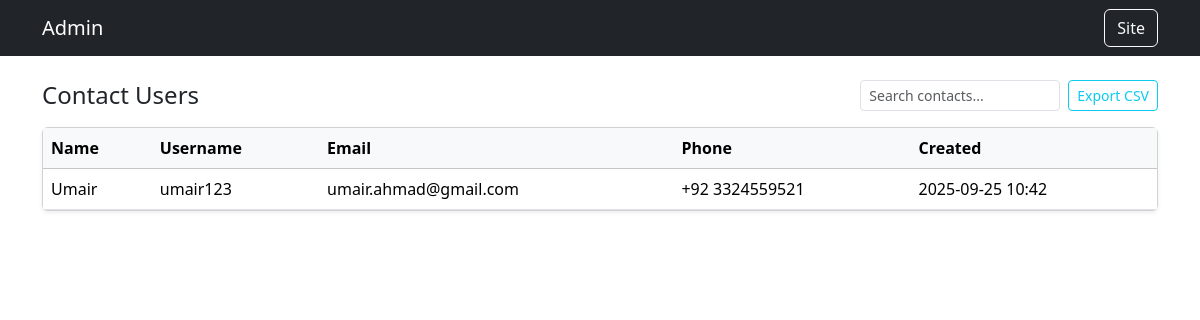
Screenshot of /dashboard/contacts/ (signed in) with the database file from the repository.
### dashboard/models.py (models this page shows, shortened)
class ContactUser(models.Model):
	name = models.CharField(max_length=150)
	username = models.CharField(max_length=150)
	email = models.EmailField()
	phone = models.CharField(max_length=20)
	created_at = models.DateTimeField(auto_now_add=True)
	class Meta:
		ordering = ['-created_at']

### dashboard/views.py (the view)
# urls.py: path('contacts/', views.contact_users_list, name='contact_users_list'),
@user_passes_test(superuser_required)
def contact_users_list(request):
	contacts = ContactUser.objects.order_by('-created_at')
	return render(request, 'contact_users.html', {'contacts': contacts})

### dashboard/views.py (called while the page is built)
def superuser_required(user):
	return user.is_authenticated and user.is_superuser

### templates/contact_users.html (shortened to what this page needs)
{% load static %}
<!DOCTYPE html>
<html lang="en">
	<head>
		<link href="https://cdn.jsdelivr.net/npm/bootstrap@5.3.3/dist/css/bootstrap.min.css" rel="stylesheet" />
	</head>
	<body>
		<nav class="navbar navbar-dark bg-dark">
			<div class="container">
				<a class="navbar-brand" href="/dashboard/">Admin</a>
				<a class="btn btn-outline-light" href="/">Site</a>
			</div>
		</nav>
		<div class="container py-4">
			<div class="d-flex align-items-center justify-content-between mb-3">
				<h1 class="h4 mb-0">Contact Users</h1>
				<div class="d-flex gap-2">
					<input type="search" class="form-control form-control-sm" id="searchInput" placeholder="Search contacts..." style="width: 200px;">
					<a href="/dashboard/export/contacts/" class="btn btn-outline-info btn-sm"> Export CSV</a>
				</div>
			</div>
			<div class="card shadow-sm">
				<div class="table-responsive">
					<table class="table table-hover align-middle mb-0">
						<thead class="table-light">
							<tr>
								<th>Name</th>
								<th>Username</th>
								<th>Email</th>
								<th>Phone</th>
								<th>Created</th>
							</tr>
						</thead>
						<tbody>
							{% for c in contacts %}
							<tr>
								<td>{{ c.name }}</td>
								<td>{{ c.username }}</td>
								<td>{{ c.email }}</td>
								<td>{{ c.phone }}</td>
								<td>{{ c.created_at|date:'Y-m-d H:i' }}</td>
							</tr>
							{% empty %}
							<tr>
								<td colspan="5" class="text-center text-muted">No contacts yet.</td>
							</tr>
							{% endfor %}
						</tbody>
					</table>
				</div>
			</div>
		</div>
	</body>
</html>

### rows the page displays
ContactUser: name "Umair", username "umair123", email "umair.ahmad@gmail.com", phone "+92 3324559521", created_at "2025-09-25 10:42"
